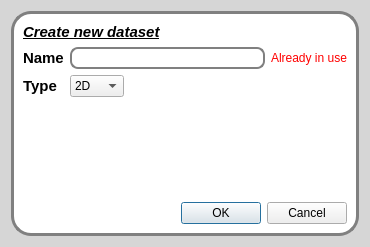
<?xml version="1.0" encoding="UTF-8"?>
<ui version="4.0">
 <class>NewDatasetDialog</class>
 <widget class="QDialog" name="NewDatasetDialog">
  <property name="geometry">
   <rect>
    <x>0</x>
    <y>0</y>
    <width>370</width>
    <height>247</height>
   </rect>
  </property>
  <property name="windowTitle">
   <string>Dialog</string>
  </property>
  <property name="styleSheet">
   <string notr="true">#NewDatasetDialog{background:rgb(214, 214, 214);}
#datasetFrame {
border: 3px solid gray;
border-radius: 20px;
background: white;
}
QLineEdit {
padding: 1px;
border-style: solid;
border: 2px solid gray;
border-radius: 8px;
}


QLabel {
font-weight: bold;
font-size: 15px;
}</string>
  </property>
  <layout class="QGridLayout" name="gridLayout">
   <item row="0" column="0">
    <widget class="QFrame" name="datasetFrame">
     <property name="frameShape">
      <enum>QFrame::StyledPanel</enum>
     </property>
     <property name="frameShadow">
      <enum>QFrame::Raised</enum>
     </property>
     <layout class="QVBoxLayout" name="verticalLayout">
      <item>
       <layout class="QGridLayout" name="gridLayout_2">
        <item row="0" column="0" colspan="2">
         <widget class="QLabel" name="label_3">
          <property name="text">
           <string>&lt;html&gt;&lt;head/&gt;&lt;body&gt;&lt;p&gt;&lt;span style=&quot; font-size:11pt; font-style:italic; text-decoration: underline;&quot;&gt;Create new dataset&lt;/span&gt;&lt;/p&gt;&lt;/body&gt;&lt;/html&gt;</string>
          </property>
         </widget>
        </item>
        <item row="1" column="0">
         <widget class="QLabel" name="label">
          <property name="text">
           <string>Name</string>
          </property>
         </widget>
        </item>
        <item row="1" column="1">
         <layout class="QHBoxLayout" name="horizontalLayout_2">
          <item>
           <widget class="QLineEdit" name="nameLineEdit">
            <property name="text">
             <string/>
            </property>
           </widget>
          </item>
          <item>
           <widget class="QLabel" name="ErrorLabel">
            <property name="text">
             <string>&lt;html&gt;&lt;head/&gt;&lt;body&gt;&lt;p&gt;&lt;span style=&quot; font-size:9pt; font-weight:400; color:#ff0000;&quot;&gt;Already in use&lt;/span&gt;&lt;/p&gt;&lt;/body&gt;&lt;/html&gt;</string>
            </property>
           </widget>
          </item>
         </layout>
        </item>
        <item row="2" column="0">
         <widget class="QLabel" name="label_2">
          <property name="text">
           <string>Type</string>
          </property>
         </widget>
        </item>
        <item row="2" column="1">
         <layout class="QHBoxLayout" name="horizontalLayout">
          <item>
           <widget class="QComboBox" name="typeCombo">
            <item>
             <property name="text">
              <string>2D</string>
             </property>
            </item>
            <item>
             <property name="text">
              <string>2D-t</string>
             </property>
            </item>
            <item>
             <property name="text">
              <string>3D</string>
             </property>
            </item>
            <item>
             <property name="text">
              <string>3D-t</string>
             </property>
            </item>
           </widget>
          </item>
          <item>
           <spacer name="horizontalSpacer">
            <property name="orientation">
             <enum>Qt::Horizontal</enum>
            </property>
            <property name="sizeHint" stdset="0">
             <size>
              <width>40</width>
              <height>20</height>
             </size>
            </property>
           </spacer>
          </item>
         </layout>
        </item>
       </layout>
      </item>
      <item>
       <spacer name="verticalSpacer">
        <property name="orientation">
         <enum>Qt::Vertical</enum>
        </property>
        <property name="sizeHint" stdset="0">
         <size>
          <width>20</width>
          <height>83</height>
         </size>
        </property>
       </spacer>
      </item>
      <item>
       <layout class="QHBoxLayout" name="horizontalLayout_3">
        <item>
         <spacer name="horizontalSpacer_2">
          <property name="orientation">
           <enum>Qt::Horizontal</enum>
          </property>
          <property name="sizeHint" stdset="0">
           <size>
            <width>40</width>
            <height>20</height>
           </size>
          </property>
         </spacer>
        </item>
        <item>
         <widget class="QDialogButtonBox" name="okCancel">
          <property name="standardButtons">
           <set>QDialogButtonBox::Cancel|QDialogButtonBox::Ok</set>
          </property>
         </widget>
        </item>
       </layout>
      </item>
     </layout>
    </widget>
   </item>
  </layout>
 </widget>
 <resources/>
 <connections/>
</ui>
